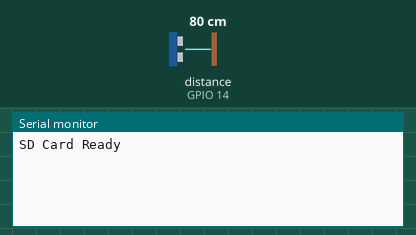
Bench run of a sketch on a simulated ESP32. On the bench: the last lines printed to the serial monitor. Wiring (inferred from the names in the program): ultrasonic range finder: trigger GPIO 12; echo GPIO 14. Inputs (shaded band) come from the test bench; at power-on: distance to the obstacle (sensor on GPIO 14) 80 cm. The echo pulse lasts 58.3 µs per cm; storage starts empty.

Above: at 2.2 s.
2.3 s: distance to the obstacle (sensor on GPIO 14) set to 9 cm
At 3.26 s:
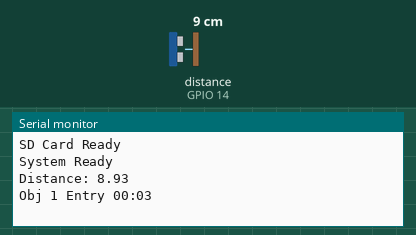
4.5 s: distance to the obstacle (sensor on GPIO 14) set to 2 cm
At 4.58 s:
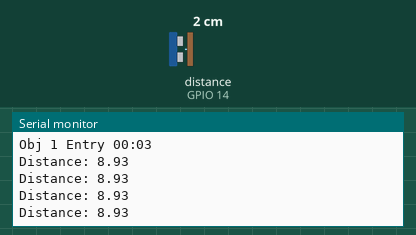

Measured:
- after the input at 2.3 s, the serial monitor: prints a new line after 0.73 s (image 1)

The sketch:

ESP32_1.ino
```cpp
#include <SPI.h>
#include <SD.h>

#define CS 5
#define TRIG 12
#define ECHO 14

bool objectPresent = false;
unsigned long lastChangeTime = 0;
const int debounceDelay = 2000;

int entryCount = 0;
bool systemReady = false;

// NEW: Object tracking
int objectID = 0;
int currentObject = 0;

File logFile;

// ---------- SENSOR ----------

float getDistance() {
  digitalWrite(TRIG, LOW);
  delayMicroseconds(2);

  digitalWrite(TRIG, HIGH);
  delayMicroseconds(10);
  digitalWrite(TRIG, LOW);

  long duration = pulseIn(ECHO, HIGH, 30000);
  return duration * 0.034 / 2;
}

float getStableDistance() {
  float sum = 0;
  for (int i = 0; i < 5; i++) {
    sum += getDistance();
    delay(5);
  }
  return sum / 5.0;
}

// ---------- TIME ----------

String getTime() {
  unsigned long sec = millis() / 1000;
  int min = sec / 60;
  int s = sec % 60;

  char buf[10];
  sprintf(buf, "%02d:%02d", min, s);
  return String(buf);
}

// ---------- LOG FUNCTIONS ----------

void writeLog(String msg) {
  logFile = SD.open("/log.txt", FILE_APPEND);

  if (logFile) {
    logFile.println(msg);
    logFile.close();
  } else {
    Serial.println("Error opening file!");
  }
}

void readLogs() {
  logFile = SD.open("/log.txt");

  if (logFile) {
    Serial.println("\n==== SD LOG ====");
    while (logFile.available()) {
      Serial.write(logFile.read());
    }
    logFile.close();
    Serial.println("\n==== END ====");
  } else {
    Serial.println("Error reading file!");
  }
}

// ---------- SETUP ----------

void setup() {
  Serial.begin(115200);
  delay(1000);

  pinMode(TRIG, OUTPUT);
  pinMode(ECHO, INPUT);

  if (!SD.begin(CS)) {
    Serial.println("SD Card Failed!");
    while (1);
  }

  Serial.println("SD Card Ready");

  if (!SD.exists("/log.txt")) {
    logFile = SD.open("/log.txt", FILE_WRITE);
    if (logFile) {
      logFile.println("Log Started");
      logFile.close();
    }
  }
}

// ---------- LOOP ----------

void loop() {
  unsigned long now = millis();

  if (!systemReady) {
    if (now > 3000) {
      systemReady = true;
      Serial.println("System Ready");
    }
    return;
  }

  float d = getStableDistance();

  Serial.print("Distance: ");
  Serial.println(d);

  bool inRange = (d > 5 && d < 30);

  // ENTRY
  if (inRange && !objectPresent && (now - lastChangeTime > debounceDelay)) {
    objectPresent = true;
    lastChangeTime = now;

    entryCount++;
    objectID++;
    currentObject = objectID;

    String msg = "Obj " + String(currentObject) + " Entry " + getTime();
    Serial.println(msg);
    writeLog(msg);

    if (entryCount >= 10) {
      Serial.println("\n>>> Reading SD Logs <<<");
      readLogs();
      entryCount = 0;
    }
  }

  // EXIT
  else if (!inRange && objectPresent && (now - lastChangeTime > debounceDelay)) {
    objectPresent = false;
    lastChangeTime = now;

    String msg = "Obj " + String(currentObject) + " Exit " + getTime();
    Serial.println(msg);
    writeLog(msg);
  }

  delay(300);
}
```
